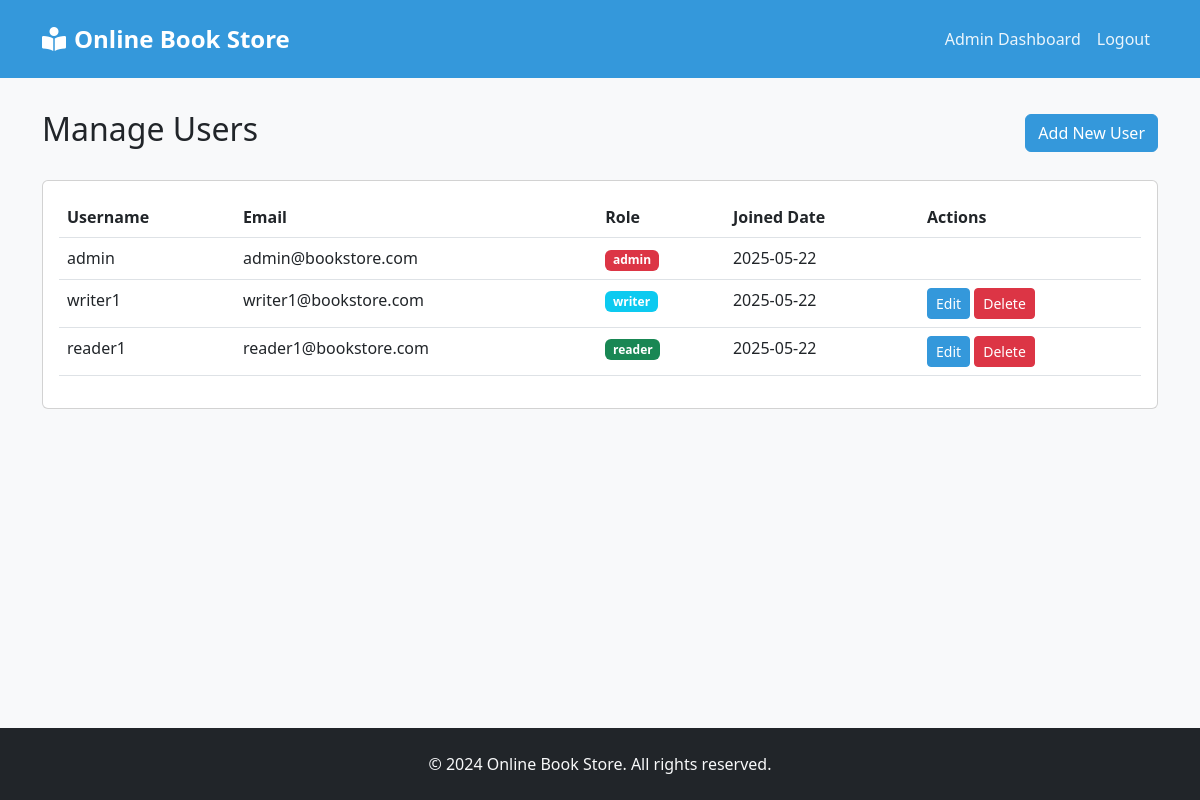
/admin/manage_users.php (signed in), run on the app's committed database.
### tables this page shows
CREATE TABLE users (
    id INT PRIMARY KEY AUTO_INCREMENT,
    username VARCHAR(50) UNIQUE NOT NULL,
    password VARCHAR(255) NOT NULL,
    email VARCHAR(100) UNIQUE NOT NULL,
    role ENUM('admin', 'reader', 'writer') NOT NULL,
    created_at TIMESTAMP DEFAULT CURRENT_TIMESTAMP
);

### admin/manage_users.php (the view, shortened to what this page needs)
<?php
include '../includes/header.php';
?>
<div class="d-flex justify-content-between align-items-center mb-4">
    <h2>Manage Users</h2>
    <a href="add_user.php" class="btn btn-primary">Add New User</a>
</div>
<div class="card">
    <div class="card-body">
        <div class="table-responsive">
            <table class="table table-hover">
                <thead>
                    <tr>
                        <th>Username</th>
                        <th>Email</th>
                        <th>Role</th>
                        <th>Joined Date</th>
                        <th>Actions</th>
                    </tr>
                </thead>
                <tbody>
                    <?php
                    $stmt = $pdo->query("SELECT * FROM users ORDER BY created_at DESC");
                    while ($user = $stmt->fetch()) {
                        echo "<tr>";
                        echo "<td>{$user['username']}</td>";
                        echo "<td>{$user['email']}</td>";
                        echo "<td><span class='badge bg-" .
                            ($user['role'] == 'admin' ? 'danger' :
                            ($user['role'] == 'writer' ? 'info' : 'success')) .
                            "'>{$user['role']}</span></td>";
                        echo "<td>" . date('Y-m-d', strtotime($user['created_at'])) . "</td>";
                        echo "<td>";
                        if ($user['role'] !== 'admin') {
                            echo "<a href='edit_user.php?id={$user['id']}' class='btn btn-sm btn-primary'>Edit</a> ";
                            echo "<a href='manage_users.php?delete={$user['id']}' class='btn btn-sm btn-danger' onclick='return confirm(\"Are you sure you want to delete this user?\")'>Delete</a>";
                        }
                        echo "</td>";
                        echo "</tr>";
                    }
                    ?>
                </tbody>
            </table>
        </div>
    </div>
</div>
<?php include '../includes/footer.php'; ?>

### includes/header.php (shortened to what this page needs)
<!DOCTYPE html>
<html lang="en">
<head>
    <link href="https://cdn.jsdelivr.net/npm/bootstrap@5.3.0/dist/css/bootstrap.min.css" rel="stylesheet">
    <link href="https://cdnjs.cloudflare.com/ajax/libs/font-awesome/6.0.0/css/all.min.css" rel="stylesheet">
</head>
<body>
    <nav class="navbar navbar-expand-lg navbar-dark">
        <div class="container">
            <a class="navbar-brand" href="<?php echo isset($_SESSION['user_id']) ? '../index.php' : 'index.php'; ?>">
                <i class="fas fa-book-reader me-2"></i>Online Book Store
            </a>
            <div class="collapse navbar-collapse" id="navbarNav">
                <ul class="navbar-nav ms-auto">
                    <?php if(isset($_SESSION['user_id'])): ?>
                        <?php if($_SESSION['role'] === 'admin'): ?>
                            <li class="nav-item">
                                <a class="nav-link" href="../admin/dashboard.php">Admin Dashboard</a>
                            </li>
                        <?php elseif($_SESSION['role'] === 'reader'): ?>
                            <li class="nav-item">
                                <a class="nav-link" href="../reader/dashboard.php">Reader Dashboard</a>
                            </li>
                        <?php else: ?>
                            <li class="nav-item">
                                <a class="nav-link" href="../writer/dashboard.php">Writer Dashboard</a>
                            </li>
                        <?php endif; ?>
                        <li class="nav-item">
                            <a class="nav-link" href="../logout.php">Logout</a>
                        </li>
                    <?php endif; ?>
                </ul>
            </div>
        </div>
    </nav>
    <main>
        <div class="container">

### includes/footer.php (shortened to what this page needs)
        </div>
    </main>
    <footer class="bg-dark text-light py-4">
        <div class="container text-center">
            <p class="mb-0">&copy; 2024 Online Book Store. All rights reserved.</p>
        </div>
    </footer>
</body>
</html>

### includes/header.php (style rules this page uses)
:root { --primary-color: #3498db; --accent-color: #e74c3c; }
body { font-family: 'Segoe UI', Tahoma, Geneva, Verdana, sans-serif; background-color: #f8f9fa; min-height: 100vh; display: flex; flex-direction: column; }
.navbar { background-color: var(--primary-color); padding: 1rem 0; }
.navbar-brand { font-size: 1.5rem; font-weight: bold; color: white !important; }
.nav-link { color: rgba(255,255,255,0.9) !important; font-weight: 500; transition: color 0.3s ease; }
.btn-primary { background-color: var(--primary-color); border-color: var(--primary-color); }
main { flex: 1 0 auto; padding-top: 2rem; }
footer { flex-shrink: 0; }

### data on the page
users: username "admin", email "admin@bookstore.com", role "admin", created_at "2025-05-22"
users: username "writer1", email "writer1@bookstore.com", role "writer", created_at "2025-05-22"
users: username "reader1", email "reader1@bookstore.com", role "reader", created_at "2025-05-22"
